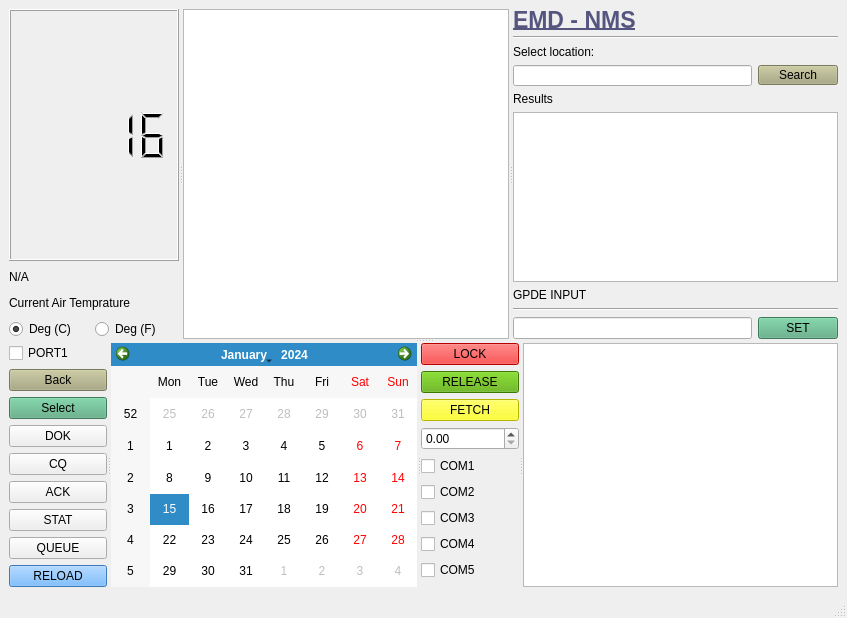
<?xml version="1.0" encoding="UTF-8"?>
<ui version="4.0">
 <class>MainWindow</class>
 <widget class="QMainWindow" name="MainWindow">
  <property name="geometry">
   <rect>
    <x>0</x>
    <y>0</y>
    <width>847</width>
    <height>618</height>
   </rect>
  </property>
  <property name="mouseTracking">
   <bool>true</bool>
  </property>
  <property name="windowTitle">
   <string comment="EMD-NMDS" extracomment="No Comments">EMD - Natural Metrics Descriptor  [Ultra k2]</string>
  </property>
  <widget class="QWidget" name="centralwidget">
   <layout class="QHBoxLayout" name="horizontalLayout_4">
    <item>
     <widget class="QSplitter" name="splitter_3">
      <property name="orientation">
       <enum>Qt::Vertical</enum>
      </property>
      <widget class="QSplitter" name="splitter">
       <property name="orientation">
        <enum>Qt::Horizontal</enum>
       </property>
       <widget class="QWidget" name="">
        <layout class="QVBoxLayout" name="verticalLayout">
         <item>
          <widget class="QLCDNumber" name="lcdNumber">
           <property name="minimumSize">
            <size>
             <width>0</width>
             <height>123</height>
            </size>
           </property>
           <property name="font">
            <font>
             <pointsize>15</pointsize>
            </font>
           </property>
           <property name="smallDecimalPoint">
            <bool>true</bool>
           </property>
           <property name="value" stdset="0">
            <double>16.120000000000001</double>
           </property>
           <property name="intValue" stdset="0">
            <number>16</number>
           </property>
          </widget>
         </item>
         <item>
          <widget class="QLabel" name="label_3">
           <property name="minimumSize">
            <size>
             <width>0</width>
             <height>20</height>
            </size>
           </property>
           <property name="maximumSize">
            <size>
             <width>16777215</width>
             <height>20</height>
            </size>
           </property>
           <property name="text">
            <string>N/A</string>
           </property>
          </widget>
         </item>
         <item>
          <widget class="QLabel" name="label">
           <property name="maximumSize">
            <size>
             <width>16777215</width>
             <height>20</height>
            </size>
           </property>
           <property name="text">
            <string>Current Air Temprature</string>
           </property>
          </widget>
         </item>
         <item>
          <layout class="QHBoxLayout" name="horizontalLayout">
           <property name="spacing">
            <number>1</number>
           </property>
           <item>
            <widget class="QRadioButton" name="radioButton">
             <property name="maximumSize">
              <size>
               <width>16777215</width>
               <height>20</height>
              </size>
             </property>
             <property name="text">
              <string>Deg (C)</string>
             </property>
             <property name="checked">
              <bool>true</bool>
             </property>
            </widget>
           </item>
           <item>
            <widget class="QRadioButton" name="radioButton_2">
             <property name="maximumSize">
              <size>
               <width>16777215</width>
               <height>20</height>
              </size>
             </property>
             <property name="text">
              <string>Deg (F)</string>
             </property>
            </widget>
           </item>
          </layout>
         </item>
        </layout>
       </widget>
       <widget class="QTextBrowser" name="textBrowser">
        <property name="minimumSize">
         <size>
          <width>0</width>
          <height>260</height>
         </size>
        </property>
       </widget>
       <widget class="QWidget" name="">
        <layout class="QVBoxLayout" name="verticalLayout_2">
         <item>
          <widget class="QLabel" name="label_4">
           <property name="maximumSize">
            <size>
             <width>16777215</width>
             <height>21</height>
            </size>
           </property>
           <property name="font">
            <font>
             <pointsize>17</pointsize>
             <weight>75</weight>
             <bold>true</bold>
             <underline>true</underline>
            </font>
           </property>
           <property name="styleSheet">
            <string notr="true">color: rgb(85, 85, 127);</string>
           </property>
           <property name="text">
            <string>EMD - NMS</string>
           </property>
          </widget>
         </item>
         <item>
          <widget class="Line" name="line_2">
           <property name="orientation">
            <enum>Qt::Horizontal</enum>
           </property>
          </widget>
         </item>
         <item>
          <widget class="QLabel" name="label_2">
           <property name="maximumSize">
            <size>
             <width>16777215</width>
             <height>14</height>
            </size>
           </property>
           <property name="text">
            <string>Select location:</string>
           </property>
          </widget>
         </item>
         <item>
          <layout class="QHBoxLayout" name="horizontalLayout_2">
           <item>
            <widget class="QLineEdit" name="lineEdit">
             <property name="maximumSize">
              <size>
               <width>16777215</width>
               <height>21</height>
              </size>
             </property>
            </widget>
           </item>
           <item>
            <widget class="QPushButton" name="pushButton_7">
             <property name="maximumSize">
              <size>
               <width>16777215</width>
               <height>20</height>
              </size>
             </property>
             <property name="styleSheet">
              <string notr="true">background-color: rgb(170, 170, 127);</string>
             </property>
             <property name="text">
              <string>Search</string>
             </property>
            </widget>
           </item>
          </layout>
         </item>
         <item>
          <widget class="QLabel" name="label_6">
           <property name="maximumSize">
            <size>
             <width>16777215</width>
             <height>14</height>
            </size>
           </property>
           <property name="text">
            <string>Results</string>
           </property>
          </widget>
         </item>
         <item>
          <widget class="QTableWidget" name="tableWidget">
           <property name="minimumSize">
            <size>
             <width>0</width>
             <height>31</height>
            </size>
           </property>
          </widget>
         </item>
         <item>
          <widget class="QLabel" name="label_7">
           <property name="maximumSize">
            <size>
             <width>16777215</width>
             <height>14</height>
            </size>
           </property>
           <property name="text">
            <string>GPDE INPUT</string>
           </property>
          </widget>
         </item>
         <item>
          <widget class="Line" name="line">
           <property name="orientation">
            <enum>Qt::Horizontal</enum>
           </property>
          </widget>
         </item>
         <item>
          <layout class="QHBoxLayout" name="horizontalLayout_3">
           <item>
            <widget class="QLineEdit" name="lineEdit_2">
             <property name="maximumSize">
              <size>
               <width>16777215</width>
               <height>27</height>
              </size>
             </property>
            </widget>
           </item>
           <item>
            <widget class="QPushButton" name="pushButton_13">
             <property name="maximumSize">
              <size>
               <width>16777215</width>
               <height>27</height>
              </size>
             </property>
             <property name="styleSheet">
              <string notr="true">background-color: rgb(85, 170, 127);</string>
             </property>
             <property name="text">
              <string>SET</string>
             </property>
            </widget>
           </item>
          </layout>
         </item>
        </layout>
       </widget>
      </widget>
      <widget class="QSplitter" name="splitter_2">
       <property name="orientation">
        <enum>Qt::Horizontal</enum>
       </property>
       <widget class="QWidget" name="">
        <layout class="QVBoxLayout" name="verticalLayout_3">
         <item>
          <widget class="QCheckBox" name="checkBox">
           <property name="text">
            <string>PORT1</string>
           </property>
          </widget>
         </item>
         <item>
          <widget class="QPushButton" name="pushButton_9">
           <property name="styleSheet">
            <string notr="true">background-color: rgb(170, 170, 127);</string>
           </property>
           <property name="text">
            <string>Back</string>
           </property>
          </widget>
         </item>
         <item>
          <widget class="QPushButton" name="pushButton">
           <property name="styleSheet">
            <string notr="true">background-color: rgb(0, 85, 0);
background-color: rgb(85, 170, 127);</string>
           </property>
           <property name="text">
            <string>Select</string>
           </property>
          </widget>
         </item>
         <item>
          <widget class="QPushButton" name="pushButton_10">
           <property name="text">
            <string>DOK</string>
           </property>
          </widget>
         </item>
         <item>
          <widget class="QPushButton" name="pushButton_8">
           <property name="text">
            <string>CQ</string>
           </property>
          </widget>
         </item>
         <item>
          <widget class="QPushButton" name="pushButton_2">
           <property name="text">
            <string>ACK</string>
           </property>
          </widget>
         </item>
         <item>
          <widget class="QPushButton" name="pushButton_3">
           <property name="text">
            <string>STAT</string>
           </property>
          </widget>
         </item>
         <item>
          <widget class="QPushButton" name="pushButton_4">
           <property name="text">
            <string>QUEUE</string>
           </property>
          </widget>
         </item>
         <item>
          <widget class="QPushButton" name="pushButton_5">
           <property name="toolTip">
            <string>Reload Whole  Window</string>
           </property>
           <property name="whatsThis">
            <string>Reload This Whole Window</string>
           </property>
           <property name="styleSheet">
            <string notr="true">background-color: rgb(85, 170, 255);</string>
           </property>
           <property name="text">
            <string>RELOAD</string>
           </property>
           <property name="checkable">
            <bool>false</bool>
           </property>
           <property name="flat">
            <bool>false</bool>
           </property>
          </widget>
         </item>
        </layout>
       </widget>
       <widget class="QCalendarWidget" name="calendarWidget"/>
       <widget class="QWidget" name="">
        <layout class="QVBoxLayout" name="verticalLayout_4">
         <item>
          <widget class="QPushButton" name="pushButton_6">
           <property name="styleSheet">
            <string notr="true">background-color: rgb(255, 0, 0);</string>
           </property>
           <property name="text">
            <string>LOCK</string>
           </property>
          </widget>
         </item>
         <item>
          <widget class="QPushButton" name="pushButton_11">
           <property name="autoFillBackground">
            <bool>false</bool>
           </property>
           <property name="styleSheet">
            <string notr="true">background-color: rgb(85, 170, 0);</string>
           </property>
           <property name="text">
            <string>RELEASE</string>
           </property>
          </widget>
         </item>
         <item>
          <widget class="QPushButton" name="pushButton_12">
           <property name="styleSheet">
            <string notr="true">background-color: rgb(255, 255, 0);</string>
           </property>
           <property name="text">
            <string>FETCH</string>
           </property>
          </widget>
         </item>
         <item>
          <widget class="QDoubleSpinBox" name="doubleSpinBox"/>
         </item>
         <item>
          <widget class="QCheckBox" name="checkBox_6">
           <property name="text">
            <string>COM1</string>
           </property>
          </widget>
         </item>
         <item>
          <widget class="QCheckBox" name="checkBox_5">
           <property name="text">
            <string>COM2</string>
           </property>
          </widget>
         </item>
         <item>
          <widget class="QCheckBox" name="checkBox_4">
           <property name="text">
            <string>COM3</string>
           </property>
          </widget>
         </item>
         <item>
          <widget class="QCheckBox" name="checkBox_3">
           <property name="text">
            <string>COM4</string>
           </property>
          </widget>
         </item>
         <item>
          <widget class="QCheckBox" name="checkBox_2">
           <property name="text">
            <string>COM5</string>
           </property>
          </widget>
         </item>
        </layout>
       </widget>
       <widget class="QGraphicsView" name="graphicsView"/>
      </widget>
     </widget>
    </item>
   </layout>
  </widget>
  <widget class="QMenuBar" name="menubar">
   <property name="geometry">
    <rect>
     <x>0</x>
     <y>0</y>
     <width>847</width>
     <height>28</height>
    </rect>
   </property>
  </widget>
  <widget class="QStatusBar" name="statusbar"/>
 </widget>
 <resources/>
 <connections/>
</ui>
